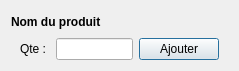
<?xml version="1.0" encoding="UTF-8"?>
<ui version="4.0">
 <class>InfoStockAlerte</class>
 <widget class="QDialog" name="InfoStockAlerte">
  <property name="geometry">
   <rect>
    <x>0</x>
    <y>0</y>
    <width>239</width>
    <height>71</height>
   </rect>
  </property>
  <property name="windowTitle">
   <string>Gestion de l'alerte du produit</string>
  </property>
  <layout class="QVBoxLayout" name="verticalLayout">
   <item>
    <layout class="QHBoxLayout" name="horizontalLayout">
     <item>
      <widget class="QLabel" name="produit">
       <property name="styleSheet">
        <string notr="true">font-weight:bold;</string>
       </property>
       <property name="text">
        <string>Nom du produit</string>
       </property>
      </widget>
     </item>
    </layout>
   </item>
   <item>
    <layout class="QHBoxLayout" name="horizontalLayout_2">
     <item>
      <spacer name="horizontalSpacer_3">
       <property name="orientation">
        <enum>Qt::Horizontal</enum>
       </property>
       <property name="sizeHint" stdset="0">
        <size>
         <width>40</width>
         <height>20</height>
        </size>
       </property>
      </spacer>
     </item>
     <item>
      <widget class="QLabel" name="label_2">
       <property name="text">
        <string>Qte : </string>
       </property>
      </widget>
     </item>
     <item>
      <widget class="QLineEdit" name="qte"/>
     </item>
     <item>
      <widget class="QPushButton" name="pushButton">
       <property name="text">
        <string>Ajouter</string>
       </property>
      </widget>
     </item>
     <item>
      <spacer name="horizontalSpacer_4">
       <property name="orientation">
        <enum>Qt::Horizontal</enum>
       </property>
       <property name="sizeHint" stdset="0">
        <size>
         <width>40</width>
         <height>20</height>
        </size>
       </property>
      </spacer>
     </item>
    </layout>
   </item>
  </layout>
 </widget>
 <resources/>
 <connections/>
</ui>
